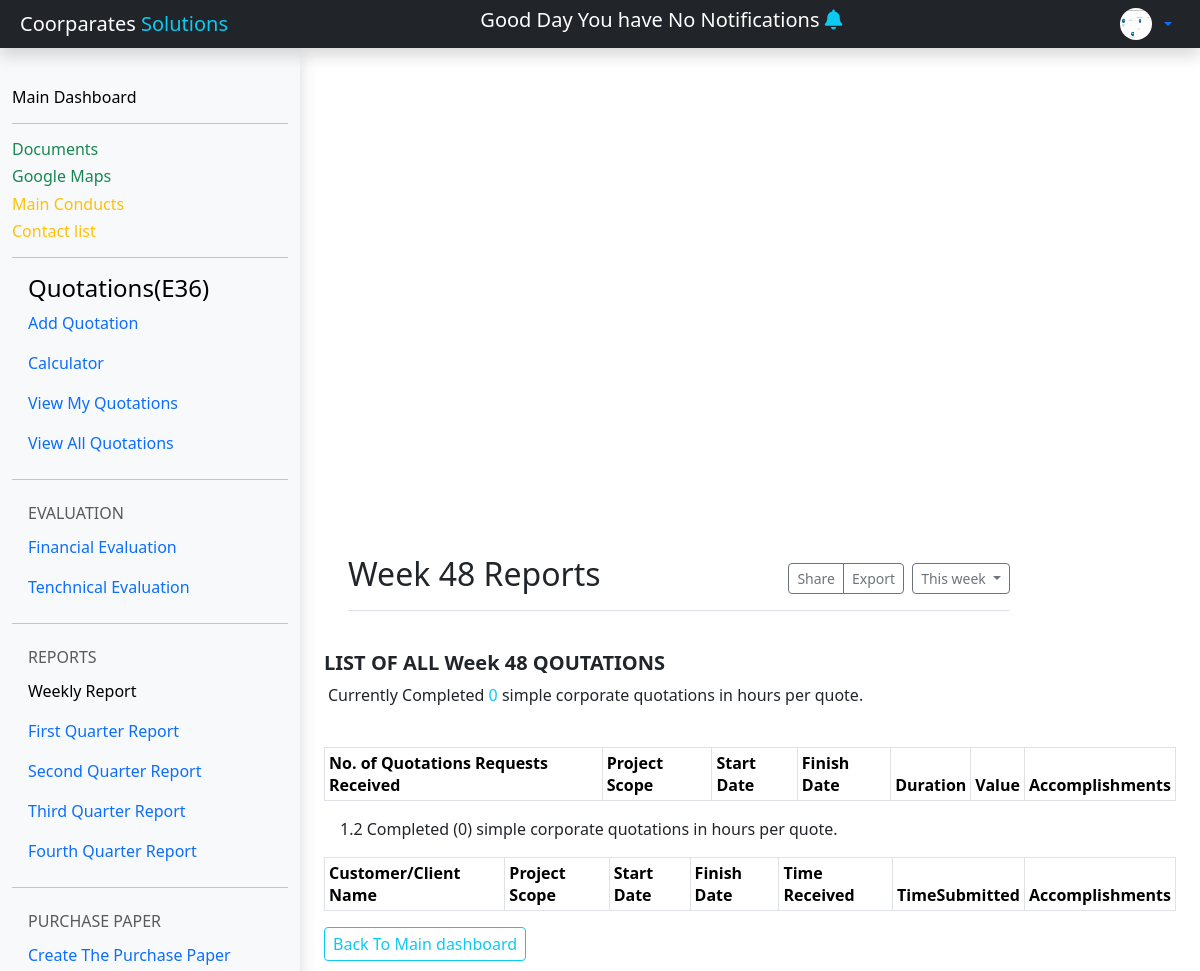
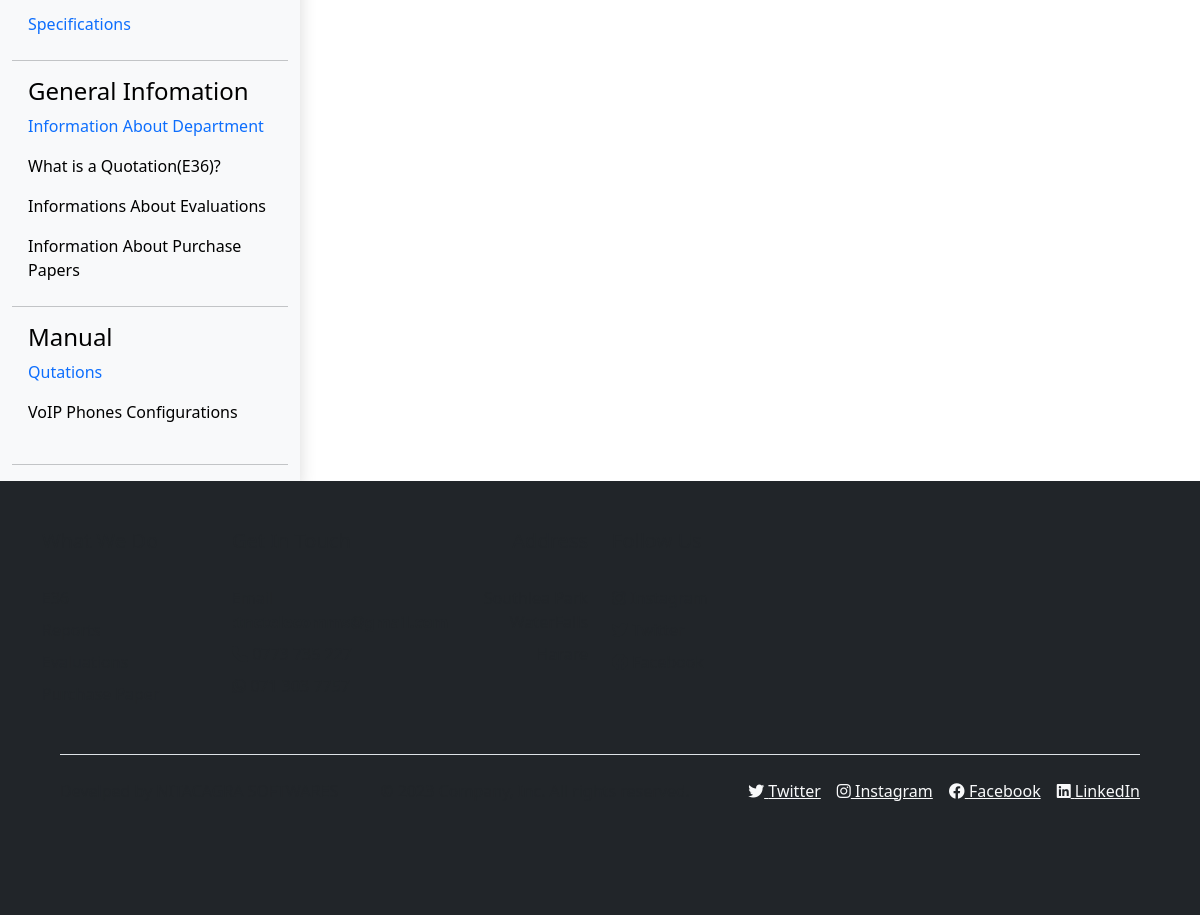
Before: /Reports/Weekly with the older database file (2 pictures, top to bottom).
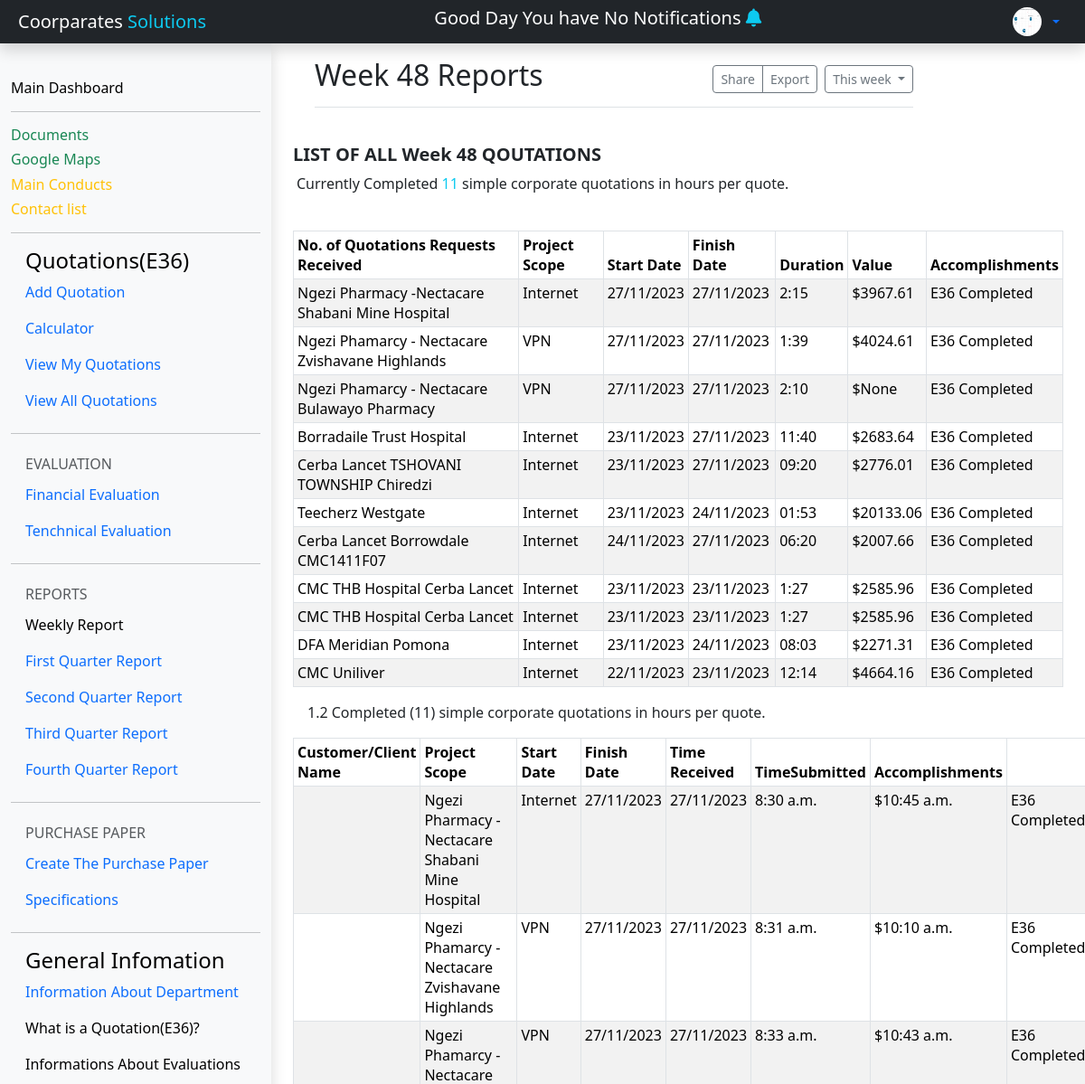
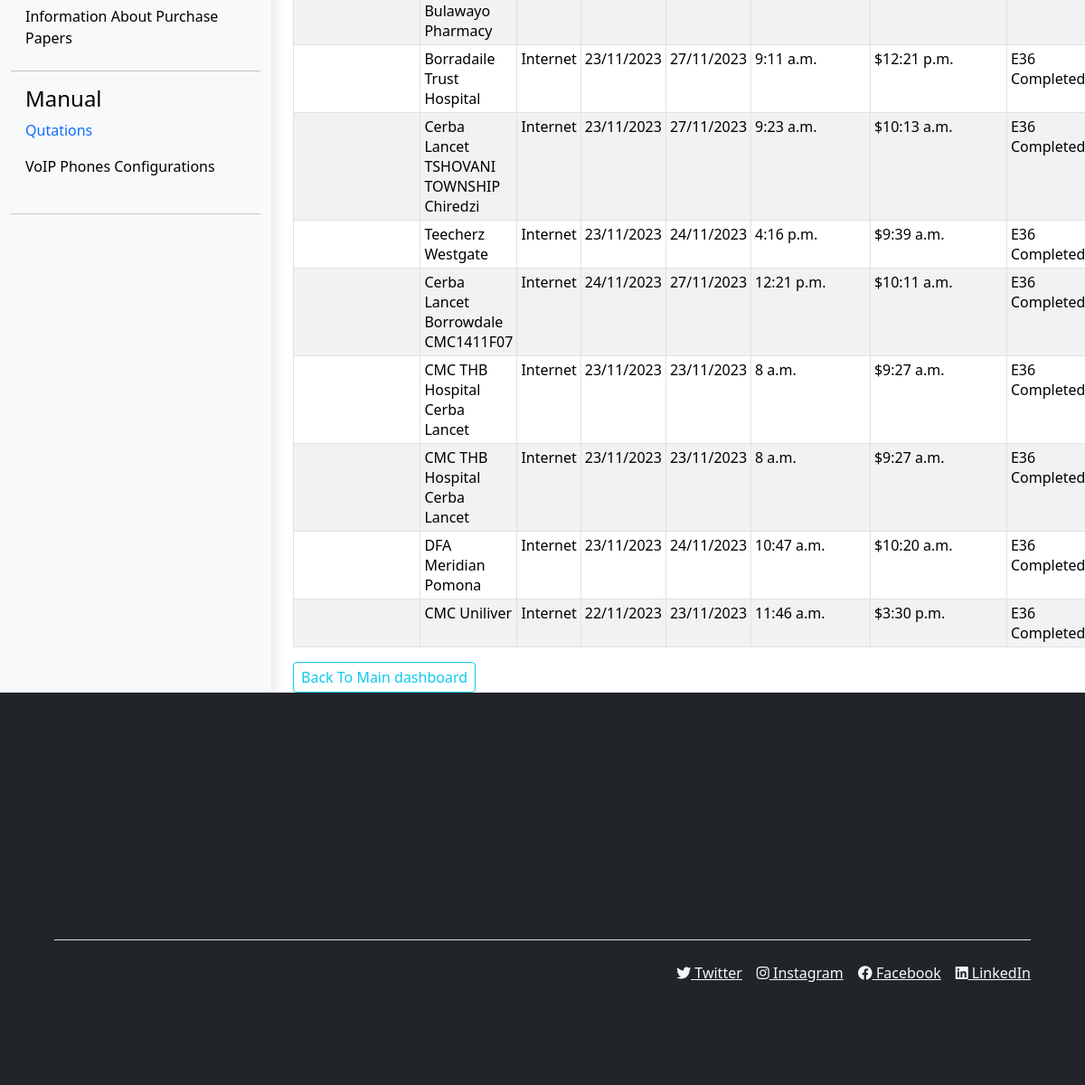
After: the same page with the newer database file (2 pictures, top to bottom).
### e36/models.py (models this page shows, shortened)
class Quotation(models.Model):
	name = [('Internet','Internet'),('VPN','VPN')]
	status = [('Completed','Completed'),('Pending','Pending')]
	responsible = [('Dumisani_Mukuchura','Dumisani Mukuchura'),('Jervis_Tsoro','Jervis Tsoro'),('Shylet','Shylet'),('Godwin_Makara','Godwin Makara'),('MAaxwell_Mushaikwa','Maxwell Mushaikwa '),('Last_Sibasa','Last Sibasa')]
	File = models.FileField(_("E36"), upload_to='', max_length=100,null=True)
	NameClient = models.CharField(max_length=50,null=True,blank=True)
	Total = models.DecimalField(_("Total"), max_digits=10, decimal_places=2,null=True,blank=True)
	Status = models.CharField( max_length=50,choices=status,null = True)
	Type = models.CharField(max_length=50,null=True,blank=True,choices=name)
	DateReceived=models.DateField(null=True, auto_now=False, auto_now_add=False )
	DateSubmited= models.DateField(null=True, auto_now=False, auto_now_add=False,blank =True,default=timezone.now)
	TimeRecived = models.TimeField(_("Time Received"), auto_now=False, auto_now_add=False, null=True,blank=True)
	TimeSubmitted = models.TimeField(_("TimeSubmited"), auto_now=False, auto_now_add=False ,blank =True,null=True,default=timezone.now)
	created = models.DateTimeField(_("created at"), auto_now=True, auto_now_add=False ,null=True)
	updated = models.DateTimeField(null=True,auto_now=False,auto_now_add=True)
	Receivedfrom = models.CharField(_("Name of te Enginner WhomGive you The E36"),choices=responsible ,max_length=50,blank=True)
	comments = models.TextField(_("Comments"),null =True,blank=True)
	WeekReport = models.IntegerField(_( "Weekly report"),blank=True,null=True)
	created_by = models.ForeignKey(User,  on_delete=models.CASCADE ,null=True,blank=True)
	image = models.ImageField(upload_to = 'picture' ,null=True, blank = True)
	@property
	def startdate(self):
		if self.DateReceived is not None:
			return self.DateReceived.strftime("%d/%m/%Y")
		else:
			from datetime import date
			DateReceived = date(2023, 1, 1)
			return DateReceived.strftime("%d/%m/%Y")
	@property
	def enddate(self):
		if self.DateSubmited is not None:
			return self.DateSubmited.strftime("%d/%m/%Y")
		else:
			from datetime import date
			DateSubmited = date(2023, 1, 2)
			return DateSubmited.strftime("%d/%m/%Y")
	@property
	def DurationField(self):
		number_days = 0
		start_date = self.DateReceived
		end_date = self.DateSubmited
		if start_date is not None and end_date is not None:
			days = end_date - start_date
			number_days = days.days - 1
		if days.days == 0:
			start = str(self.TimeRecived)
			end = str(self.TimeSubmitted)
			start_time = datetime.strptime(start, '%H:%M:%S')
			end_time = datetime.strptime(end, '%H:%M:%S')
			duration = end_time - start_time
			duration_parts = str(duration).split(":")
			time_parts = duration_parts[:2]
			new_duration = ":".join(time_parts)
		else:
			start = str(self.TimeRecived)
			end = str(self.TimeSubmitted)
			start_time_1 = datetime.strptime(start, '%H:%M:%S')
			end_time_1 = datetime.strptime('16:30:00', '%H:%M:%S')
			duration_1 = end_time_1 - start_time_1
			start_time_2 = datetime.strptime('08:00:00', '%H:%M:%S')
			end_time_2 = datetime.strptime(end, '%H:%M:%S')
			duration_2 = end_time_2 - start_time_2
			extra = datetime.strptime('00:00:00', '%H:%M:%S') - datetime.strptime('00:00:00', '%H:%M:%S')
			extra *= number_days
			extra = (datetime.min + extra)
			duration = duration_1 + duration_2 + extra
			duration_parts = str(duration.time()).split(":")
			time_parts = duration_parts[:2]
			new_duration = ":".join(time_parts)
		return str(new_duration)
	class meta:
		ordering = ('-created',)

### report/views.py (the view)
# urls.py: path('Weekly',views.WeeklyReport, name = 'weekly'),
def  WeeklyReport(request):
    content ={}
    content ={
    'count':E36WEEK,
    'E36':E36,
    'today': today_date,
    'min':min_date,
    'week':week,
}
    return render(request,'Weekly.html',content)

### Templates/Weekly.html (shortened to what this page needs)
{% extends 'dashboard.html' %}
 {%block content%}
 {%load static%}
 {% load crispy_forms_tags %}
<head>
</head>
<body>
<main class="col-md-9 col-lg-10 align-content-center px-md-4"
     style="width: 75%">
     <main class="col-md-9  col-lg-10 px-md-4">
      <div class="d-flex justify-content-between flex-wrap flex-md-nowrap align-items-center pt-3 pb-2 mb-3 border-bottom">
        <h1 class="h2">Week {{week}} Reports</h1>
        <div class="btn-toolbar mb-2 mb-md-0">
          <div class="btn-group me-2">
            <button type="button" class="btn btn-sm btn-outline-secondary">Share</button>
            <button type="button" class="btn btn-sm btn-outline-secondary">Export</button>
          </div>
          <button type="button" class="btn btn-sm btn-outline-secondary dropdown-toggle">
            This week
          </button>
        </div>
      </div>
  </main>
          <div class=" text-start mt-1"
          >
          <br>
              <div class=" text-start">
                <h5  class="fw-bolder">LIST OF ALL Week {{week}}  QOUTATIONS</h5>
                <p class="ms-1 ">Currently Completed <span class="text-info">{{count}}</span>  simple corporate quotations in  hours per quote.  </p>
              </div>
              <br />
              <table class="table table-bordered table-striped table-sm">
                <thead>
                  <tr class="bg-info"></th>
                    <th scope="col">No. of Quotations Requests Received</th>
                    <th scope="col">Project Scope</th>
                    <th scope="col">Start Date</th>
                    <th scope="col">Finish Date</th>
                    <th scope="col">Duration</th>
                    <th scope="col">Value</th>
                    <th scope="col">Accomplishments</th>
                  </tr>
                </thead>
                <tbody>
                  <tr >
                    {% for data  in E36 %}
                    {%if  data.WeekReport == 48 and data.Status == 'Completed'%}
                    <td >{{data.NameClient}}</td>
                    <td>{{data.Type}}</td>
                    <td >{{data.startdate}}</td>
                    <td>{{data.enddate}}</td>
                    <td>{{data.DurationField}} </td>
                    <td>${{data.Total}}</td>
                    <td>E36 {{data.Status}}</td>
                  </tr>
                  {%endif%}
                  {%endfor%}
                </tbody>
              </table>
              <p class="ms-3">1.2 Completed ({{count}}) simple corporate quotations in  hours per quote.  </p>
        <table class="table table-bordered table-striped table-sm">
          <thead>
            <tr class="bg-info"></th>
              <th scope="col">Customer/Client Name</th>
              <th scope="col">Project Scope</th>
              <th scope="col">Start Date</th>
              <th scope="col">Finish Date</th>
              <th scope="col">Time Received</th>
              <th scope="col">TimeSubmitted</th>
              <th scope="col">Accomplishments</th>
            </tr>
          </thead>
          <tbody>
            {% for data  in E36 %}
             {%if   data.Status == 'Completed' and data.WeekReport == 48%}
            <tr >
              <td>{{data.total_duration}}</td>
              <td  >{{data.NameClient}}</td>
              <td>{{data.Type}}</td>
              <td >{{data.startdate}}</td>
              <td>{{data.enddate}}</td>
              <td>{{data.TimeRecived}} </td>
             <td>${{data.TimeSubmitted}}</td>
              <td>E36 {{data.Status}}</td>
            </tr>
           {%endif%}
            {%endfor%}
          </tbody>
        </table>
           <div>
            <button class="text-center btn btn-sm btn-outline-info"><a class="nav-link navs-link  fs-6 " href="{% url 'dashboard'%}">Back To Main dashboard</a></button>
           </div>
          </div>
 </main>
</body>
{%endblock content%}

Changed rows visible on the page:
added Quotation: NameClient "Ngezi Pharmacy -Nectacare Shabani Mine Hospital", Type "Internet", startdate "27/11/2023", enddate "27/11/2023", DurationField "2:15", Total "3967.61", Status "Completed", TimeRecived "8:30 a.m.", TimeSubmitted "10:45 a.m."
added Quotation: NameClient "Ngezi Phamarcy - Nectacare Zvishavane Highlands", Type "VPN", startdate "27/11/2023", enddate "27/11/2023", DurationField "1:39", Total "4024.61", Status "Completed", TimeRecived "8:31 a.m.", TimeSubmitted "10:10 a.m."
added Quotation: NameClient "Ngezi Phamarcy - Nectacare Bulawayo Pharmacy", Type "VPN", startdate "27/11/2023", enddate "27/11/2023", DurationField "2:10", Total "None", Status "Completed", TimeRecived "8:33 a.m.", TimeSubmitted "10:43 a.m."
added Quotation: NameClient "Borradaile Trust Hospital", Type "Internet", startdate "23/11/2023", enddate "27/11/2023", DurationField "11:40", Total "2683.64", Status "Completed", TimeRecived "9:11 a.m.", TimeSubmitted "12:21 p.m."
added Quotation: NameClient "Cerba Lancet TSHOVANI TOWNSHIP Chiredzi", Type "Internet", startdate "23/11/2023", enddate "27/11/2023", DurationField "09:20", Total "2776.01", Status "Completed", TimeRecived "9:23 a.m.", TimeSubmitted "10:13 a.m."
added Quotation: NameClient "Teecherz Westgate", Type "Internet", startdate "23/11/2023", enddate "24/11/2023", DurationField "01:53", Total "20133.06", Status "Completed", TimeRecived "4:16 p.m.", TimeSubmitted "9:39 a.m."
added Quotation: NameClient "Cerba Lancet Borrowdale CMC1411F07", Type "Internet", startdate "24/11/2023", enddate "27/11/2023", DurationField "06:20", Total "2007.66", Status "Completed", TimeRecived "12:21 p.m.", TimeSubmitted "10:11 a.m."
added Quotation: NameClient "CMC THB Hospital Cerba Lancet", Type "Internet", startdate "23/11/2023", enddate "23/11/2023", DurationField "1:27", Total "2585.96", Status "Completed", TimeRecived "8 a.m.", TimeSubmitted "9:27 a.m."
added Quotation: NameClient "CMC THB Hospital Cerba Lancet", Type "Internet", startdate "23/11/2023", enddate "23/11/2023", DurationField "1:27", Total "2585.96", Status "Completed", TimeRecived "8 a.m.", TimeSubmitted "9:27 a.m."
added Quotation: NameClient "DFA Meridian Pomona", Type "Internet", startdate "23/11/2023", enddate "24/11/2023", DurationField "08:03", Total "2271.31", Status "Completed", TimeRecived "10:47 a.m.", TimeSubmitted "10:20 a.m."
added Quotation: NameClient "CMC Uniliver", Type "Internet", startdate "22/11/2023", enddate "23/11/2023", DurationField "12:14", Total "4664.16", Status "Completed", TimeRecived "11:46 a.m.", TimeSubmitted "3:30 p.m."
Other visible differences:
{{ count }}: "0" → "11"
